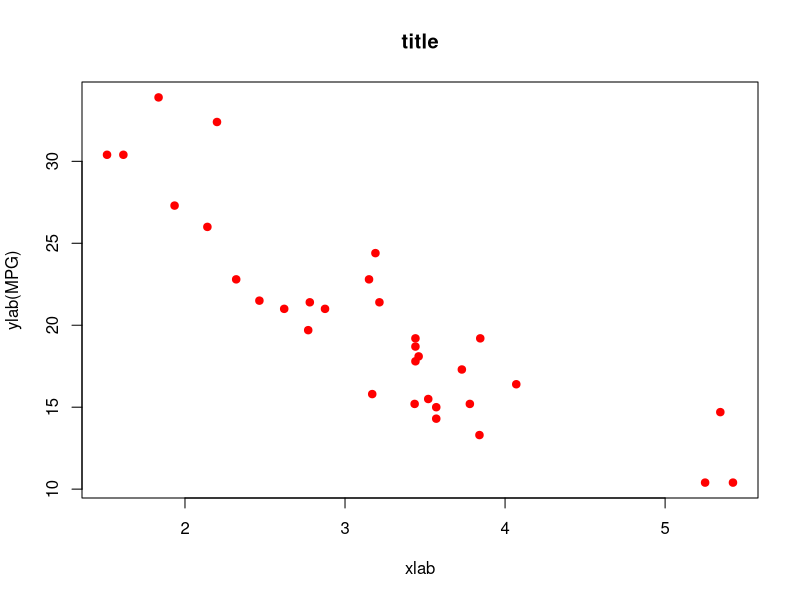
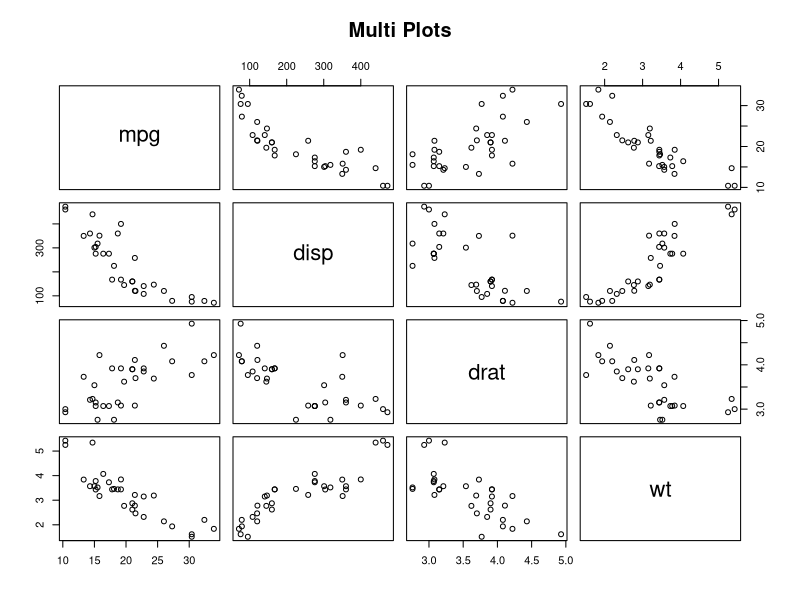
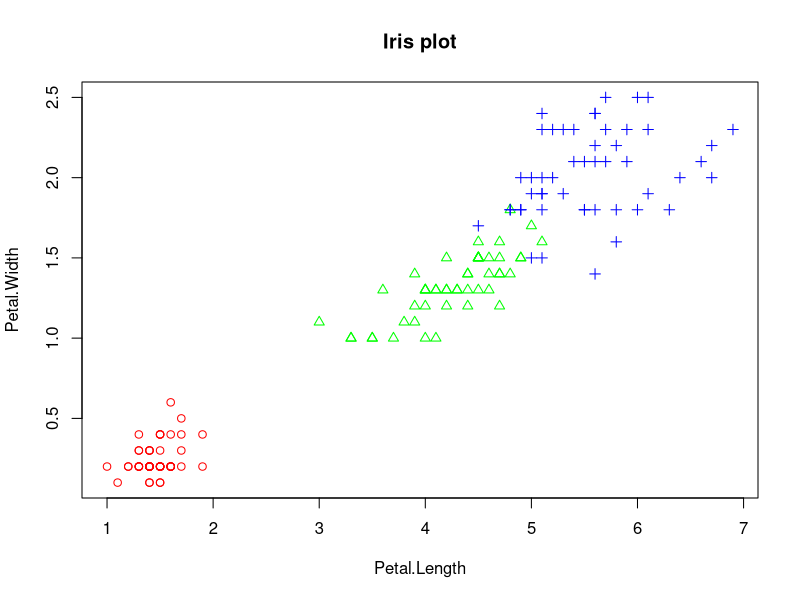
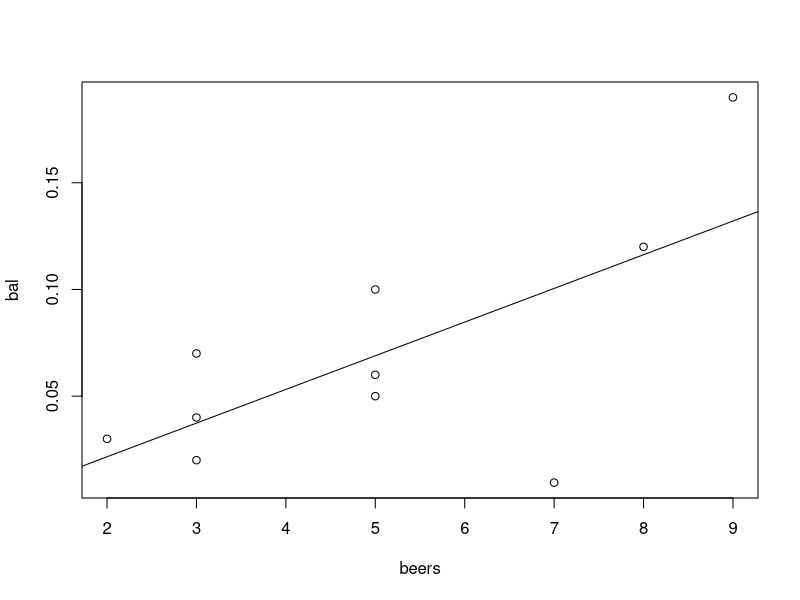
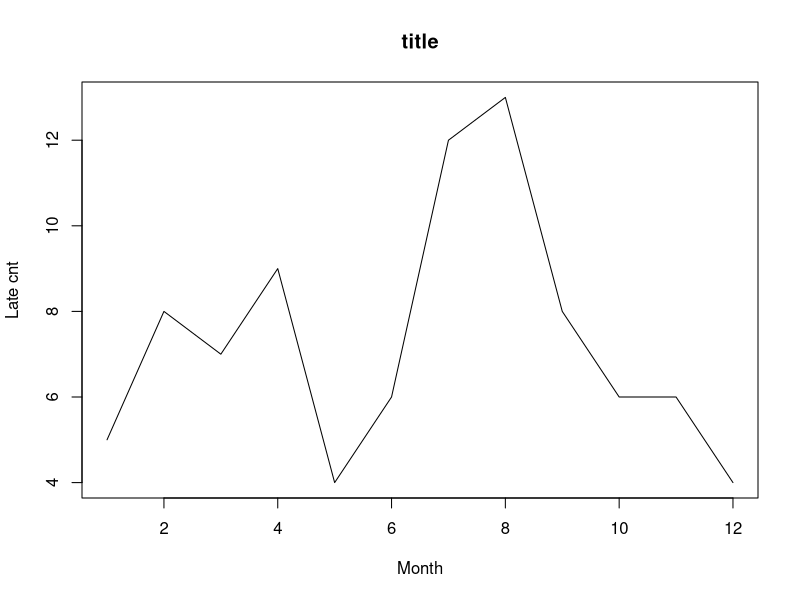
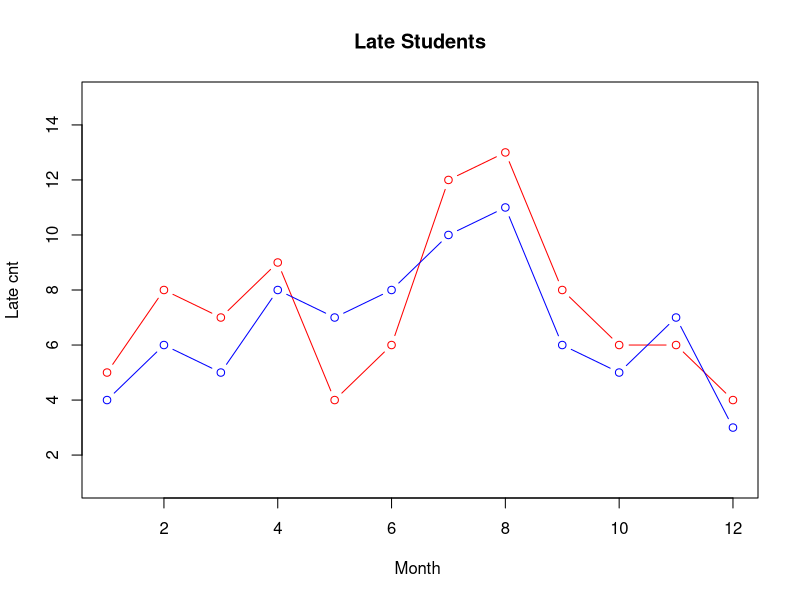
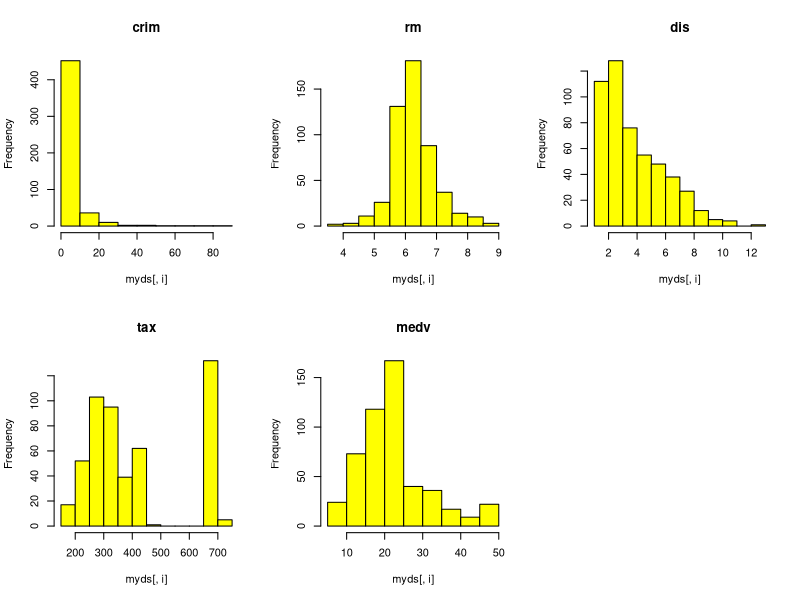
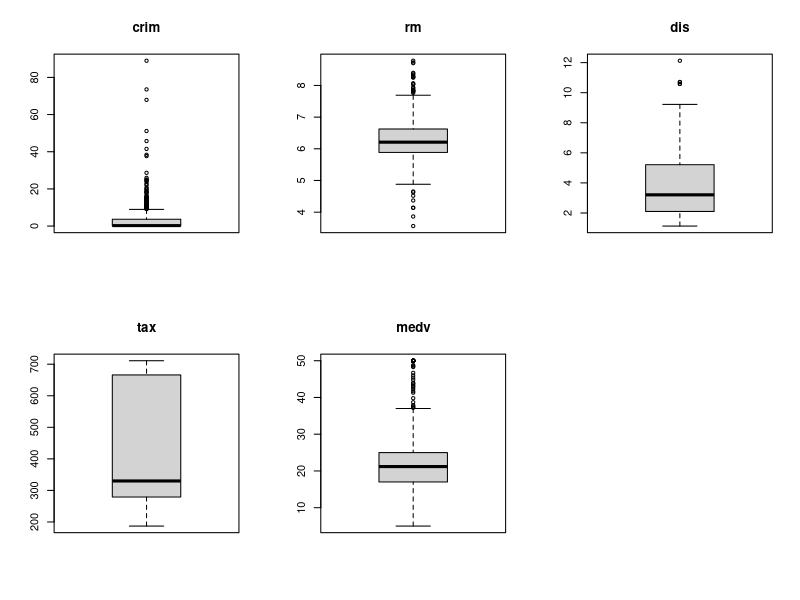

Source code (R) for these figures, in order:

##### 06-1

wt <-mtcars$wt
mpg <- mtcars$mpg
plot(wt, mpg,
     main="title",
     xlab="xlab",
     ylab="ylab(MPG)",
     col="red",
     pch=19)

##### 06-2

vars <- c("mpg","disp","drat","wt")
target <- mtcars[,vars]

head(target)

pairs(target,
      main="Multi Plots")

##### 06-3

iris.2 <- iris[,3:4]
point <- as.numeric(iris$Species)
point
color <- c("red","green","blue")
plot(iris.2,

     main="Iris plot",

     pch=c(point),

     col=color[point])

##### 06-4

beers = c(5,2,9,8,3,7,3,5,3,5)
bal <- c(0.1,0.03,0.19,0.12,0.04,0.0095,0.07,
         0.06,0.02,0.05)

tbl <- data.frame(beers,bal)
tbl

plot(bal~beers,data=tbl)
res <- lm(bal~beers,data=tbl)
abline(res)
cor(beers,bal)

##### 06-5

cor(iris[,1:4])

##### 06-6

month = 1:12
late  = c(5,8,7,9,4,6,12,13,8,6,6,4)
plot(month,
     late,
     main="title",
     type= "l",
     lty=1,
     lwd=1,
     xlab="Month",
     ylab="Late cnt"
)

##### 06-7

month = 1:12

late1  = c(5,8,7,9,4,6,12,13,8,6,6,4)

late2  = c(4,6,5,8,7,8,10,11,6,5,7,3)

plot(month,
     late1,
     main="Late Students",

     type= "b",
     lty=1,
     col="red",
     xlab="Month ",
     ylab="Late cnt",
     ylim=c(1, 15)
)

lines(month,
      late2,
      type = "b",
      col = "blue")

##### 06-8


library(mlbench)

data("BostonHousing")

myds <- BostonHousing[,c("crim","rm","dis","tax","medv")]




grp <- c()

for (i in 1:nrow(myds)) {
  if (myds$medv[i] >= 25.0) {

    grp[i] <- "H"

  } else if (myds$medv[i] <= 17.0) {

    grp[i] <- "L"

  } else {

    grp[i] <- "M"

  }

}

grp <- factor(grp)
grp <- factor(grp, levels=c("H","M","L"))


myds <- data.frame(myds, grp)



str(myds)

head(myds)

table(myds$grp)



par(mfrow=c(2,3))
for(i in 1:5) {

  hist(myds[,i], main=colnames(myds)[i], col="yellow")

}

par(mfrow=c(1,1))





par(mfrow=c(2,3))
for(i in 1:5) {

  boxplot(myds[,i], main=colnames(myds)[i])

}

par(mfrow=c(1,1))



boxplot(myds$crim~myds$grp, main="title")

boxplot(myds$rm~myds$grp, main="title")

boxplot(myds$dis~myds$grp, main="title")

boxplot(myds$tax~myds$grp, main="title")




pairs(myds[,-6])




point <- as.integer(myds$grp)
color <- c("red","green","blue")
pairs(myds[,-6], pch=point, col=color[point])




cor(myds[,-6])

